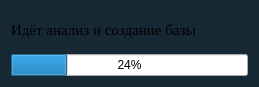
<?xml version="1.0" encoding="UTF-8"?>
<ui version="4.0">
 <class>Dialog</class>
 <widget class="QDialog" name="Dialog">
  <property name="geometry">
   <rect>
    <x>0</x>
    <y>0</y>
    <width>259</width>
    <height>87</height>
   </rect>
  </property>
  <property name="windowTitle">
   <string>Dialog</string>
  </property>
  <property name="styleSheet">
   <string notr="true">QDialog{
	
	background-color: rgb(22, 40, 52);
}</string>
  </property>
  <layout class="QVBoxLayout" name="verticalLayout">
   <item>
    <widget class="QLabel" name="label">
     <property name="font">
      <font>
       <family>Times New Roman</family>
       <pointsize>11</pointsize>
      </font>
     </property>
     <property name="text">
      <string>Идёт анализ и создание базы</string>
     </property>
    </widget>
   </item>
   <item>
    <widget class="QProgressBar" name="progressBar">
     <property name="value">
      <number>24</number>
     </property>
    </widget>
   </item>
  </layout>
 </widget>
 <resources/>
 <connections/>
</ui>
